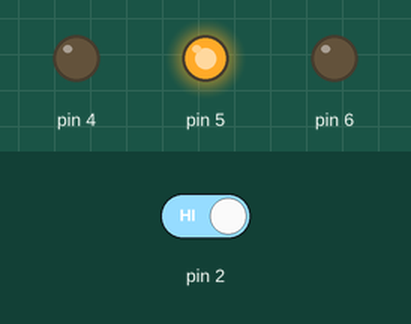
Bench run of a sketch on a simulated Arduino Uno, built with avr-gcc and run on an emulated ATmega328P. Shown: output pins drawn as LEDs (lit = HIGH). Inputs (shaded band) come from the test bench; at power-on: pin 2 HIGH.

Above: at 5.0 s.
5.1 s: pin 2 driven LOW
At 5.7 s:
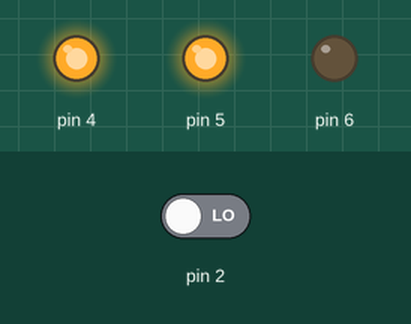
At 9.1 s:
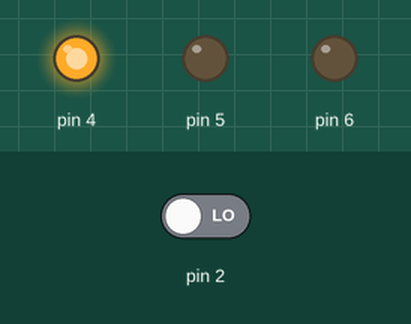
Timing chart, 0 to 13.5 s (numbered marks = the images above; inputs shaded):
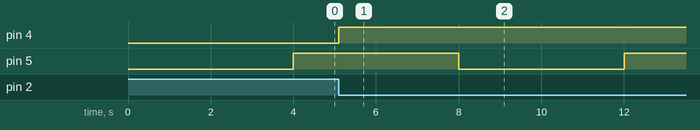

The sketch:

6_ExternalAndTimerInterrupt.ino
```cpp
#define INT0_vect _VECTOR(1)// External Interrupt
#define TIMER1_OVF _VECTOR(13) //timer 1 overflow
#define F_CPU 16000000UL

#include <avr/io.h>
#include <util/delay.h>

char yellow = 0;
char red   = 0;

ISR(INT0_vect){
  red = ~red;
  if (red == 0){
    PORTD = PORTD & ~0x10;
  }
  else {
    PORTD = PORTD | 0x10;
  }

}
ISR(TIMER1_OVF_vect){
  yellow= ~yellow;
  if(yellow == 0){
    PORTD = PORTD & ~0x20;//off
  }
  else{
    PORTD = PORTD | 0x20;//on
  }
  TCNT1 = 3036;
}

int main(){
  //set I/O port
  DDRD = 0x70;

  //set INT0
  EICRA = EICRA | 0x02;
  EIMSK = EIMSK | 0x01;

  //set TMR1
  TCCR1A = 0x00;
  TCCR1B = 0x05; //101 set prescale 1024
  TCNT1 = 3036;//65536-62500
  TIMSK1 = 0x01;// overflow interrupt

  sei();//turn on global interrupts

  while(1);

}
```

Measured:
- after the input at 5.1 s, pin 4: LOW → HIGH at once
